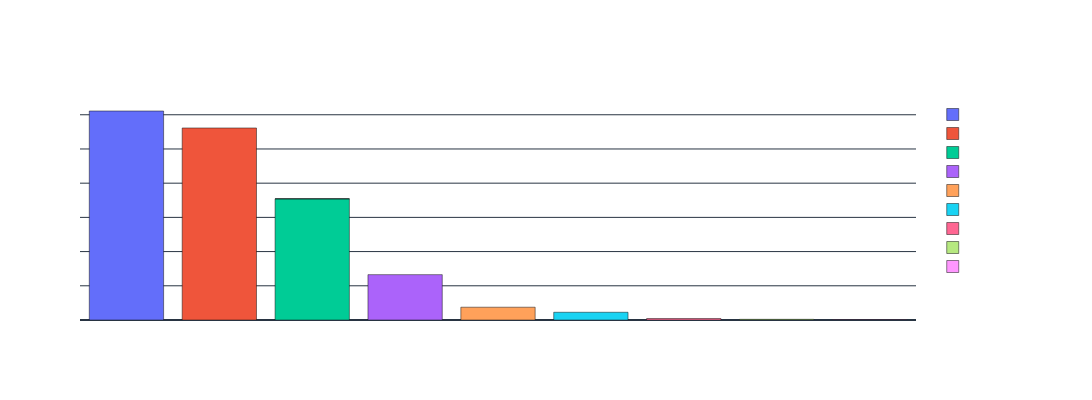

Write notebook code for a chart like this one.
### Code cell
def plot_file_category_distribution(df, category_min_count_threshold=6):
    logging.info("File category distribution generated: (category_count_fig | prepare_and_save_plot)")
    
    # Count occurrences of each file_extension
    category_counts = df['file_category'].value_counts().reset_index()
    category_counts.columns = ['file_category', 'category_count']

    # Separate the counts into two groups: those with counts > 6 and those with counts <= 6
    category_other_counts = category_counts[category_counts['category_count'] <= 2]
    category_main_counts = category_counts[category_counts['category_count'] > 2]

    # Aggregate lesser counts into 'Other'
    if not category_other_counts.empty:
        category_other_sum = category_other_counts['category_count'].sum()
        category_other_row = pd.DataFrame({'file_category': ['Other'], 'category_count': [category_other_sum]})
        category_final_counts = pd.concat([category_main_counts, category_other_row], ignore_index=True)
    else:
        category_final_counts = category_main_counts

    # Sort the final DataFrame by 'count' in descending order
    category_final_counts = category_final_counts.sort_values(by='category_count', ascending=False)

    # Create a bar chart
    category_count_fig = px.bar(
        category_final_counts,
        x='file_category',
        y='category_count',
        color='file_category',
        title='Distribution of File Category',
        labels={'file_category': 'File Category', 'category_count': 'Count'},
    )
    return category_count_fig

category_count_fig =  plot_file_category_distribution(df)
 
# Prepare and save the plot
prepare_and_save_plot(
    category_count_fig,
    width=1200,
    height=400,
)

### Figure 1 — Plotly figure (JSON) as saved in the notebook; plotly's stock layout.template omitted (floating-point values rounded to 4 significant figures)
{"data": [{"alignmentgroup": "True", "hovertemplate": "File Category=%{x}<br>Count=%{y}<extra></extra>", "legendgroup": "Directory", "marker": {"color": "#636efa", "pattern": {"shape": ""}}, "name": "Directory", "offsetgroup": "Directory", "orientation": "v", "showlegend": true, "textposition": "auto", "type": "bar", "x": ["Directory"], "xaxis": "x", "y": [3055], "yaxis": "y"}, {"alignmentgroup": "True", "hovertemplate": "File Category=%{x}<br>Count=%{y}<extra></extra>", "legendgroup": "JavaScript", "marker": {"color": "#EF553B", "pattern": {"shape": ""}}, "name": "JavaScript", "offsetgroup": "JavaScript", "orientation": "v", "showlegend": true, "textposition": "auto", "type": "bar", "x": ["JavaScript"], "xaxis": "x", "y": [2807], "yaxis": "y"}, {"alignmentgroup": "True", "hovertemplate": "File Category=%{x}<br>Count=%{y}<extra></extra>", "legendgroup": "Other", "marker": {"color": "#00cc96", "pattern": {"shape": ""}}, "name": "Other", "offsetgroup": "Other", "orientation": "v", "showlegend": true, "textposition": "auto", "type": "bar", "x": ["Other", "Other"], "xaxis": "x", "y": [1771, 1], "yaxis": "y"}, {"alignmentgroup": "True", "hovertemplate": "File Category=%{x}<br>Count=%{y}<extra></extra>", "legendgroup": "Python Script", "marker": {"color": "#ab63fa", "pattern": {"shape": ""}}, "name": "Python Script", "offsetgroup": "Python Script", "orientation": "v", "showlegend": true, "textposition": "auto", "type": "bar", "x": ["Python Script"], "xaxis": "x", "y": [663], "yaxis": "y"}, {"alignmentgroup": "True", "hovertemplate": "File Category=%{x}<br>Count=%{y}<extra></extra>", "legendgroup": "Markdown Document", "marker": {"color": "#FFA15A", "pattern": {"shape": ""}}, "name": "Markdown Document", "offsetgroup": "Markdown Document", "orientation": "v", "showlegend": true, "textposition": "auto", "type": "bar", "x": ["Markdown Document"], "xaxis": "x", "y": [187], "yaxis": "y"}, {"alignmentgroup": "True", "hovertemplate": "File Category=%{x}<br>Count=%{y}<extra></extra>", "legendgroup": "Stylesheet", "marker": {"color": "#19d3f3", "pattern": {"shape": ""}}, "name": "Stylesheet", "offsetgroup": "Stylesheet", "orientation": "v", "showlegend": true, "textposition": "auto", "type": "bar", "x": ["Stylesheet"], "xaxis": "x", "y": [113], "yaxis": "y"}, {"alignmentgroup": "True", "hovertemplate": "File Category=%{x}<br>Count=%{y}<extra></extra>", "legendgroup": "HTML Template", "marker": {"color": "#FF6692", "pattern": {"shape": ""}}, "name": "HTML Template", "offsetgroup": "HTML Template", "orientation": "v", "showlegend": true, "textposition": "auto", "type": "bar", "x": ["HTML Template"], "xaxis": "x", "y": [22], "yaxis": "y"}, {"alignmentgroup": "True", "hovertemplate": "File Category=%{x}<br>Count=%{y}<extra></extra>", "legendgroup": "Jupyter Notebook", "marker": {"color": "#B6E880", "pattern": {"shape": ""}}, "name": "Jupyter Notebook", "offsetgroup": "Jupyter Notebook", "orientation": "v", "showlegend": true, "textposition": "auto", "type": "bar", "x": ["Jupyter Notebook"], "xaxis": "x", "y": [10], "yaxis": "y"}, {"alignmentgroup": "True", "hovertemplate": "File Category=%{x}<br>Count=%{y}<extra></extra>", "legendgroup": "Log File", "marker": {"color": "#FF97FF", "pattern": {"shape": ""}}, "name": "Log File", "offsetgroup": "Log File", "orientation": "v", "showlegend": true, "textposition": "auto", "type": "bar", "x": ["Log File"], "xaxis": "x", "y": [3], "yaxis": "y"}], "layout": {"barmode": "relative", "coloraxis": {"colorbar": {"title": {}}}, "font": {"color": "white", "family": "Open Sans, sans-serif", "size": 10}, "height": 400, "legend": {"title": {}, "tracegroupgap": 0}, "paper_bgcolor": "rgba(0, 0, 0, 0)", "plot_bgcolor": "rgba(0, 0, 0, 0)", "title": {}, "width": 1200, "xaxis": {"anchor": "y", "autorange": true, "categoryarray": ["Directory", "JavaScript", "Other", "Python Script", "Markdown Document", "Stylesheet", "HTML Template", "Jupyter Notebook", "Log File"], "categoryorder": "array", "domain": [0, 1], "range": [-0.5, 8.5], "title": {}, "type": "category"}, "yaxis": {"anchor": "x", "autorange": true, "domain": [0, 1], "range": [0, 3216.0], "title": {}, "type": "linear"}}}
